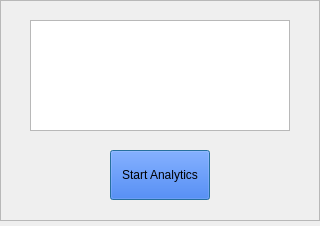
<?xml version="1.0" encoding="UTF-8"?>
<ui version="4.0">
 <class>Dialog</class>
 <widget class="QDialog" name="Dialog">
  <property name="geometry">
   <rect>
    <x>0</x>
    <y>0</y>
    <width>320</width>
    <height>226</height>
   </rect>
  </property>
  <property name="windowTitle">
   <string>Dialog</string>
  </property>
  <widget class="QFrame" name="frame">
   <property name="geometry">
    <rect>
     <x>0</x>
     <y>0</y>
     <width>320</width>
     <height>221</height>
    </rect>
   </property>
   <property name="frameShape">
    <enum>QFrame::StyledPanel</enum>
   </property>
   <property name="frameShadow">
    <enum>QFrame::Raised</enum>
   </property>
   <widget class="QPushButton" name="btn_start">
    <property name="geometry">
     <rect>
      <x>110</x>
      <y>150</y>
      <width>100</width>
      <height>50</height>
     </rect>
    </property>
    <property name="palette">
     <palette>
      <active>
       <colorrole role="Button">
        <brush brushstyle="SolidPattern">
         <color alpha="255">
          <red>0</red>
          <green>85</green>
          <blue>255</blue>
         </color>
        </brush>
       </colorrole>
      </active>
      <inactive>
       <colorrole role="Button">
        <brush brushstyle="SolidPattern">
         <color alpha="255">
          <red>0</red>
          <green>85</green>
          <blue>255</blue>
         </color>
        </brush>
       </colorrole>
      </inactive>
      <disabled>
       <colorrole role="Button">
        <brush brushstyle="SolidPattern">
         <color alpha="255">
          <red>0</red>
          <green>85</green>
          <blue>255</blue>
         </color>
        </brush>
       </colorrole>
      </disabled>
     </palette>
    </property>
    <property name="text">
     <string>Start Analytics</string>
    </property>
   </widget>
   <widget class="QTextBrowser" name="box_results">
    <property name="geometry">
     <rect>
      <x>30</x>
      <y>20</y>
      <width>260</width>
      <height>111</height>
     </rect>
    </property>
    <property name="html">
     <string>&lt;!DOCTYPE HTML PUBLIC &quot;-//W3C//DTD HTML 4.0//EN&quot; &quot;http://www.w3.org/TR/REC-html40/strict.dtd&quot;&gt;
&lt;html&gt;&lt;head&gt;&lt;meta name=&quot;qrichtext&quot; content=&quot;1&quot; /&gt;&lt;style type=&quot;text/css&quot;&gt;
p, li { white-space: pre-wrap; }
&lt;/style&gt;&lt;/head&gt;&lt;body style=&quot; font-family:'MS Shell Dlg 2'; font-size:8.25pt; font-weight:400; font-style:normal;&quot;&gt;
&lt;p align=&quot;center&quot; style=&quot;-qt-paragraph-type:empty; margin-top:0px; margin-bottom:0px; margin-left:0px; margin-right:0px; -qt-block-indent:0; text-indent:0px;&quot;&gt;&lt;br /&gt;&lt;/p&gt;&lt;/body&gt;&lt;/html&gt;</string>
    </property>
   </widget>
  </widget>
 </widget>
 <resources/>
 <connections/>
</ui>
